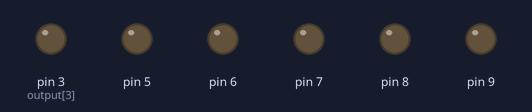
Bench run of a sketch on a simulated Arduino Uno, built with avr-gcc and run on an emulated ATmega328P. Shown: output pins drawn as LEDs (lit = HIGH). Pins used as bus, display or sensor lines are not drawn.

Above: at 0.05 s.
At 2.0 s:
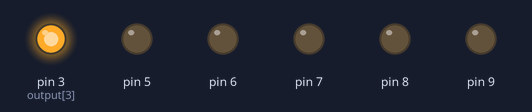
Timing chart, 0 to 4.6 s (numbered marks = the images above):
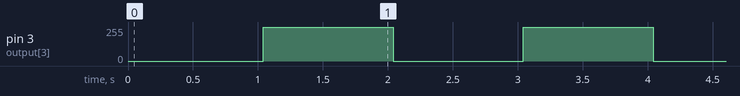

The sketch:

_23__.ino
```cpp
int n=0;//计数
int nums[]={0xFC,0x60,0xDA,0xF2,0x66,0xB6,0xBE,0xE0,0xFE,0xF6,0x02,0x00};//十六进制最简数组0-9
int output[]={0,1,2,3,4};//时钟脉冲角or数据输入角
void bin(int n,int pin,int cp)//转传二进制
{
  int mask=1<<7;//检测码 1000 0000

  for(int i=0;i<8;i++)
  {
    if (n & mask)//如果是高信号
    {
      //Serial.println(1);
      digitalWrite(pin,HIGH);
      //Serial.println(1);
    }
    else//低信号
    {
      //Serial.println(0);
      digitalWrite(pin,LOW);
      //Serial.println(0);
    }
    mask>>=1;//向左移动一位

    digitalWrite(cp,HIGH);//脉信号
   //Serial.println(123);
   digitalWrite(cp,LOW);
  }

}

void setup() {
  // put your setup code here, to run once:
  Serial.begin(9600);
  for(int i=2;i<10;i++)
  {
    pinMode(i,OUTPUT);
  }


}

void loop() {
  // put your main code here, to run repeatedly:
  int g=n%10;//个位
  int s=(n/10)%10;//十位
  int b=(n/100)%10;//百位
  int q=(n/1000)%10;//千位
  if(n>9999)
  {
    n=0;
  }
  if(n==0)
  {
    digitalWrite(output[4],HIGH);
   bin(nums[8],output[3],output[2]);//个
   bin(nums[8],output[3],output[2]);//十
   bin(nums[8],output[3],output[2]);//百
   bin(nums[1],output[3],output[2]);//千
   digitalWrite(output[4],LOW);
   delay(1000);

   digitalWrite(output[4],HIGH);
   bin(nums[12],output[3],output[2]);//个
   bin(nums[12],output[3],output[2]);//十
   bin(nums[12],output[3],output[2]);//百
   bin(nums[12],output[3],output[2]);//千
   digitalWrite(output[4],LOW);
   delay(1000);
  }
//  else
//  {
//    if (n>0 && n<=9)
//    {
//       digitalWrite(output[4],HIGH);
//      bin(nums[g],output[3],output[2]);//个
//      bin(nums[11],output[3],output[2]);//十
//      bin(nums[11],output[3],output[2]);//百
//      bin(nums[11],output[3],output[2]);//千
//      digitalWrite(output[4],LOW);
//      delay(1000);
//    }
//    else if(n>=10 && n<=99)
//    {
//       digitalWrite(output[4],HIGH);
//      bin(nums[g],output[3],output[2]);//个
//      bin(nums[s],output[3],output[2]);//十
//      bin(nums[11],output[3],output[2]);//百
//      bin(nums[11],output[3],output[2]);//千
//      digitalWrite(output[4],LOW);
//      delay(10);
//    }
//    else if (n>=100 && n<=999)
//    {
//       digitalWrite(output[4],HIGH);
//      bin(nums[g],output[3],output[2]);//个
//      bin(nums[s],output[3],output[2]);//十
//      bin(nums[b],output[3],output[2]);//百
//      bin(nums[11],output[3],output[2]);//千
//      digitalWrite(output[4],LOW);
//      delay(10);
//
//    }
//    else if (n>=1000 && n<=9999)
//    {
//       digitalWrite(output[4],HIGH);
//      bin(nums[g],output[3],output[2]);//个
//      bin(nums[s],output[3],output[2]);//十
//      bin(nums[b],output[3],output[2]);//百
//      bin(nums[q],output[3],output[2]);//千
//      digitalWrite(output[4],LOW);
//      delay(10);
//
//    }
//
//  }
//  n++;


}
```

Measured:
- by itself, pin 3 (output[3]): repeats every 2.0 s: 255/255 0.96 s, 0/255 1.0 s, 254/255 0.04 s
